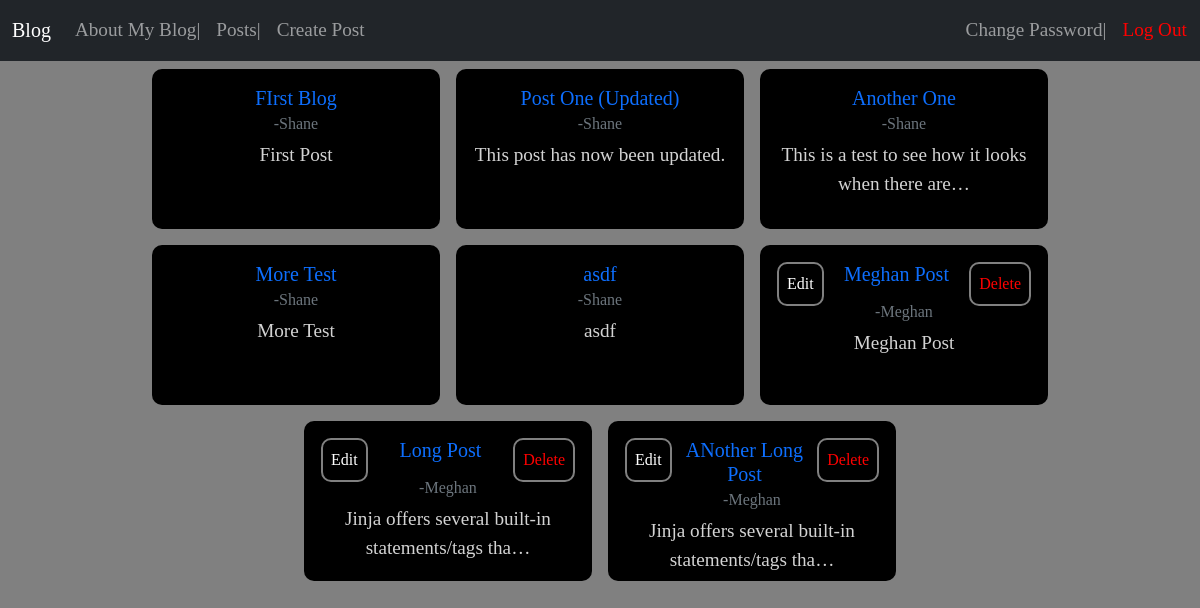
The app's page /posts/ (signed in) with its own data.
### blog/models.py (models this page shows, shortened)
class Post(models.Model):
    title=models.CharField(max_length=200)
    body=models.TextField()
    author=models.ForeignKey(
        'auth.User',
        on_delete=models.CASCADE
    )

### blog/views.py (the view)
# urls.py: path('posts/',PostListView.as_view(), name='post_list'),
class PostListView(LoginRequiredMixin, ListView):
    model=Post
    template_name="post_list.html"

### templates/post_list.html (shortened to what this page needs)
{% extends 'base.html' %}
{% block content %}
    <div class="post-list">
        {% for post in post_list %}
        <div class="card" style="width: 18rem;">
            <div class="card-body">
                <div class="post-list-buttons">
                    {% if post.author == user %}
                        <a href="{% url 'post_edit' post.id %}" class="card-link">Edit</a>
                    {% endif %}
                    <h5 class="card-title" style="text-align: center; "><a href="{% url 'post_detail' post.id %}">{{post.title}}</a></h5>
                    {% if post.author == user  %}
                        <a href="{% url 'post_delete' post.id %}" class="card-link" style="color: red;">Delete</a>
                    {% endif %}
                </div>
                <h6 class="card-subtitle mb-2 text-muted author">-{{post.author}}</h6>
                <p class="card-text">{{post.body|truncatechars:50}}</p>
            </div>
        </div>
    {% endfor %}
    </div>
{% endblock content %}

### static/css/base.css (style rules this page uses)
body { font-family: 'EB Garamond', serif; font-size: 1.2rem; background-color: grey; }
a { text-decoration: none; }
.card { width: 18rem; height: 10rem; text-align: center; background-color: black; color: lightgrey; border-radius: 10px; margin: .5rem; }
.card-body { display: flex; flex-direction: column; }
.card-link { text-decoration: none; font-size: 1rem; color: white; border: 2px solid grey; border-radius: 10px; padding: .5rem; height: fit-content; }
.post-list { display: flex; flex-direction: row; flex-wrap: wrap; justify-content: center; width: 100vw; }
.post-list-buttons { display: flex; justify-content: space-between; }
.post-list-buttons h5 { display: flex; margin-left: auto; margin-right: auto; }
.post-list-buttons .card-title { color: white; text-decoration: none; }

### records on screen
Post: title "FIrst Blog", author "Shane", body "First Post"
Post: title "Post One (Updated)", author "Shane", body "This post has now been updated."
Post: title "Another One", author "Shane", body "This is a test to see how it looks when there are…"
Post: title "More Test", author "Shane", body "More Test"
Post: title "asdf", author "Shane", body "asdf"
Post: shows "Edit", title "Meghan Post", shows "Delete", author "Meghan", body "Meghan Post"
Post: shows "Edit", title "Long Post", shows "Delete", author "Meghan", body "Jinja offers several built-in statements/tags tha…"
Post: shows "Edit", title "ANother Long Post", shows "Delete", author "Meghan", body "Jinja offers several built-in statements/tags tha…"
